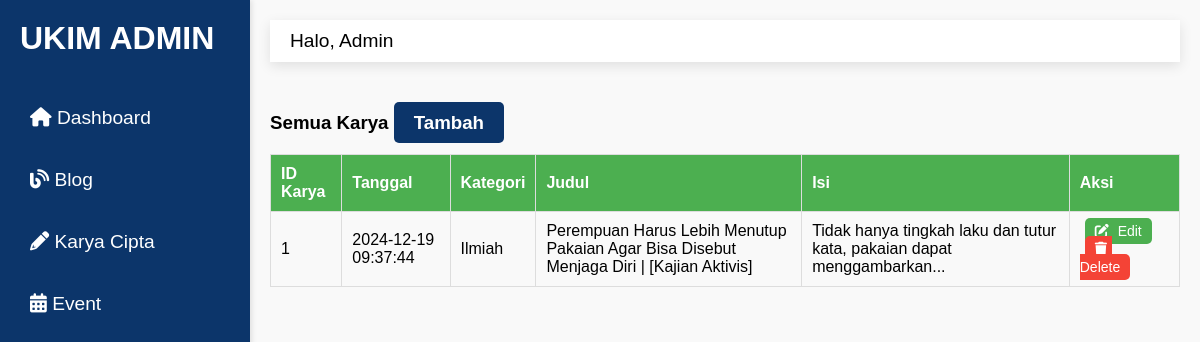
Page /admin/karya.php on the committed database.
### tables this page shows
CREATE TABLE `karya_cipta` (
  `id_karya` int NOT NULL,
  `tgl` timestamp NOT NULL DEFAULT CURRENT_TIMESTAMP ON UPDATE CURRENT_TIMESTAMP,
  `kategori` enum('Ilmiah','Non Ilmiah') NOT NULL,
  `judul` varchar(255) NOT NULL,
  `isi` longtext NOT NULL
);

### admin/karya.php (the view)
<?php
include('./layout/header-admin.php');
?>
<body>
    <div class="main-table">
        <h3 class="mb-3">Semua Karya
            <a href="karya-add.php" class="btn btn-success">Tambah</a>
        </h3>
        <table class="data-table">
            <thead>
                <tr>
                    <th>ID Karya</th>
                    <th>Tanggal</th>
                    <th>Kategori</th>
                    <th>Judul</th>
                    <th>Isi</th>
                    <th>Aksi</th>
                </tr>
            </thead>
            <tbody>
                <?php
                $sql = "SELECT id_karya, tgl, kategori, judul, isi FROM karya_cipta";
                $result = mysqli_query($conn, $sql);
                while ($row = mysqli_fetch_array($result)) {
                ?>
                    <tr>
                        <td><?= htmlspecialchars($row['id_karya']); ?></td>
                        <td><?= htmlspecialchars($row['tgl']); ?></td>
                        <td><?= htmlspecialchars($row['kategori']); ?></td>
                        <td><?= htmlspecialchars($row['judul']); ?></td>
                        <td>
                            <?php
                            $words = explode(" ", $row['isi']);
                            $limited_text = implode(" ", array_slice($words, 0, 10));
                            echo htmlspecialchars($limited_text) . (count($words) > 10 ? "..." : "");
                            ?>
                        </td>
                        <td>
                            <a href="karya-edit.php?id=<?= htmlspecialchars($row['id_karya']); ?>" class="edit-btn">
                                <i class="fas fa-edit"></i> Edit
                            </a>
                            <a href="../conn/controller.php?action=delete&type=karya&id=<?= htmlspecialchars($row['id_karya']); ?>"
                               class="delete-btn"
                               onclick="return confirm('Apakah Anda yakin ingin menghapus karya ini?')">
                                <i class="fas fa-trash"></i> Delete
                            </a>
                        </td>
                    </tr>
                <?php } ?>
            </tbody>
        </table>
    </div>
</body>
</html>

### admin/style/admin.css (style rules this page uses)
:root { --primary-color: #FFC436; --secondary-color: #0C356A; --text-dark-color: #333; --text-light-color: #FFFFFF; --main-font: 'Montserrat', sans-serif; --heading-font: 'Lora', serif; }
* { margin: 0; padding: 0; box-sizing: border-box; }
body { font-family: 'Montserrat', sans-serif; background-color: #f9f9f9; display: flex; }
.mb-3 { margin-bottom: 20px; }
.data-table { width: 100%; border-collapse: collapse; margin: 20px 0; }
.data-table th, .data-table td { padding: 10px; text-align: left; border: 1px solid #ddd; }
.data-table th { background-color: #4CAF50; color: white; }
.edit-btn, .delete-btn { padding: 5px 10px; margin: 5px; text-decoration: none; color: white; border-radius: 5px; font-size: 14px; }
.edit-btn { background-color: #4CAF50; }
.delete-btn { background-color: #f44336; }
.edit-btn i, .delete-btn i { margin-right: 5px; }
.btn { background-color: #0C356A; color: white; padding: 10px 20px; border-radius: 5px; text-decoration: none; font-weight: bold; transition: background-color 0.3s; }

### rows in the picture
karya_cipta: id_karya "1", tgl "2024-12-19 09:37:44", kategori "Ilmiah", judul "Perempuan Harus Lebih Menutup Pakaian Agar Bisa Disebut Menjaga Diri | [Kajian Aktivis]", limited_text "Tidak hanya tingkah laku dan tutur kata, pakaian dapat menggambarkan"
